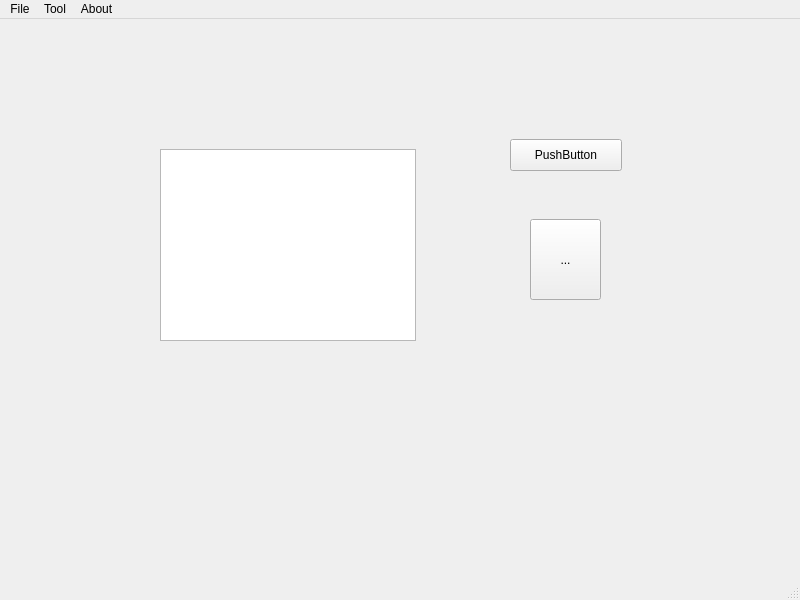
<?xml version="1.0" encoding="UTF-8"?>
<ui version="4.0">
 <class>MainWindow</class>
 <widget class="QMainWindow" name="MainWindow">
  <property name="geometry">
   <rect>
    <x>0</x>
    <y>0</y>
    <width>800</width>
    <height>600</height>
   </rect>
  </property>
  <property name="windowTitle">
   <string>MainWindow</string>
  </property>
  <widget class="QWidget" name="centralwidget">
   <widget class="QPushButton" name="pushButton">
    <property name="geometry">
     <rect>
      <x>510</x>
      <y>120</y>
      <width>112</width>
      <height>32</height>
     </rect>
    </property>
    <property name="text">
     <string>PushButton</string>
    </property>
   </widget>
   <widget class="QToolButton" name="toolButton">
    <property name="geometry">
     <rect>
      <x>530</x>
      <y>200</y>
      <width>71</width>
      <height>81</height>
     </rect>
    </property>
    <property name="text">
     <string>...</string>
    </property>
   </widget>
   <widget class="QListView" name="listView">
    <property name="geometry">
     <rect>
      <x>160</x>
      <y>130</y>
      <width>256</width>
      <height>192</height>
     </rect>
    </property>
   </widget>
  </widget>
  <widget class="QMenuBar" name="menubar">
   <property name="geometry">
    <rect>
     <x>0</x>
     <y>0</y>
     <width>800</width>
     <height>22</height>
    </rect>
   </property>
   <widget class="QMenu" name="menuFile">
    <property name="title">
     <string>File</string>
    </property>
    <addaction name="actionOpen"/>
    <addaction name="separator"/>
    <addaction name="actionSave"/>
    <addaction name="actionSave_as"/>
    <addaction name="separator"/>
    <addaction name="actionExit"/>
   </widget>
   <widget class="QMenu" name="menuTool">
    <property name="title">
     <string>Tool</string>
    </property>
   </widget>
   <widget class="QMenu" name="menuAbout">
    <property name="title">
     <string>About</string>
    </property>
   </widget>
   <addaction name="menuFile"/>
   <addaction name="menuTool"/>
   <addaction name="menuAbout"/>
  </widget>
  <widget class="QStatusBar" name="statusbar"/>
  <action name="actionOpen">
   <property name="text">
    <string>Open</string>
   </property>
  </action>
  <action name="actionSave">
   <property name="text">
    <string>Save</string>
   </property>
  </action>
  <action name="actionSave_as">
   <property name="text">
    <string>Save as..</string>
   </property>
  </action>
  <action name="actionExit">
   <property name="text">
    <string>Exit</string>
   </property>
  </action>
 </widget>
 <resources/>
 <connections/>
</ui>
